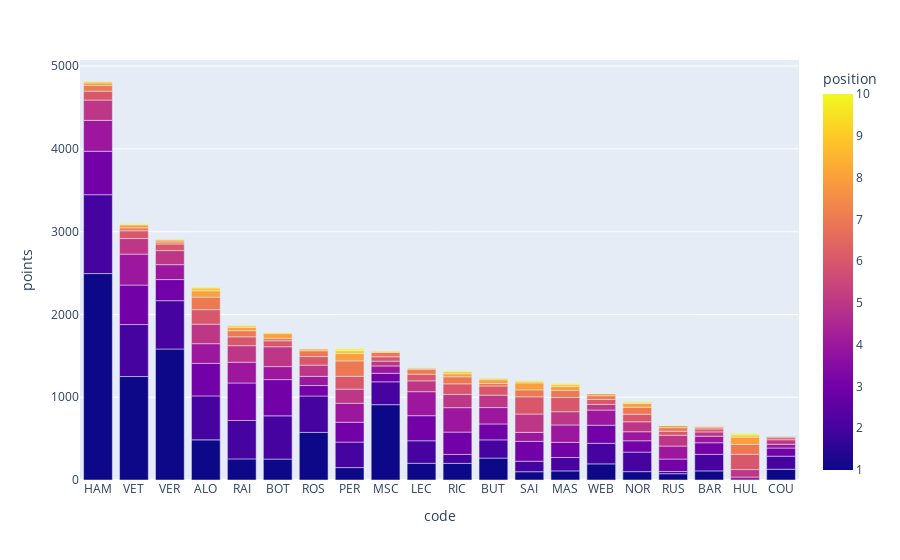

The cell this chart's notebook holds for it:
### Markdown cell above
## Driver Points by Position

### Code cell
grouped_position_drivers = merged_data.groupby(['driverRef','position','code'], as_index=False)['points'].sum()
grouped_top40_drivers = grouped_position_drivers[(grouped_position_drivers['driverRef'].isin(top20_drivers.head(20)['driverRef'])) & (grouped_position_drivers['position'].between(1,10))]
driver_order = top20_drivers['code'].tolist()
px.bar(grouped_top40_drivers,x='code',y='points',color='position',category_orders={'code':driver_order,'position':list(range(1,11))})

### Figure 1 — Plotly figure (JSON) as saved in the notebook; plotly's stock layout.template omitted (floating-point values rounded to 4 significant figures; data arrays with more than 128 entries replaced by an {"elided": "..."} marker saying what was removed)
{"data": [{"hovertemplate": "code=%{x}<br>points=%{y}<br>position=%{marker.color}<extra></extra>", "legendgroup": "", "marker": {"color": {"elided": "197 float values"}, "coloraxis": "coloraxis", "pattern": {"shape": ""}}, "name": "", "orientation": "v", "showlegend": false, "textposition": "auto", "type": "bar", "x": {"elided": "197 str values"}, "xaxis": "x", "y": {"elided": "197 float values"}, "yaxis": "y"}], "layout": {"barmode": "relative", "coloraxis": {"colorbar": {"title": {"text": "position"}}, "colorscale": [[0, "#0d0887"], [0.1111, "#46039f"], [0.2222, "#7201a8"], [0.3333, "#9c179e"], [0.4444, "#bd3786"], [0.5556, "#d8576b"], [0.6667, "#ed7953"], [0.7778, "#fb9f3a"], [0.8889, "#fdca26"], [1, "#f0f921"]]}, "legend": {"tracegroupgap": 0}, "margin": {"t": 60}, "xaxis": {"anchor": "y", "categoryarray": ["HAM", "VET", "VER", "ALO", "RAI", "BOT", "ROS", "PER", "MSC", "LEC", "RIC", "BUT", "SAI", "MAS", "WEB", "NOR", "RUS", "BAR", "HUL", "COU"], "categoryorder": "array", "domain": [0, 1], "title": {"text": "code"}}, "yaxis": {"anchor": "x", "domain": [0, 1], "title": {"text": "points"}}}}
